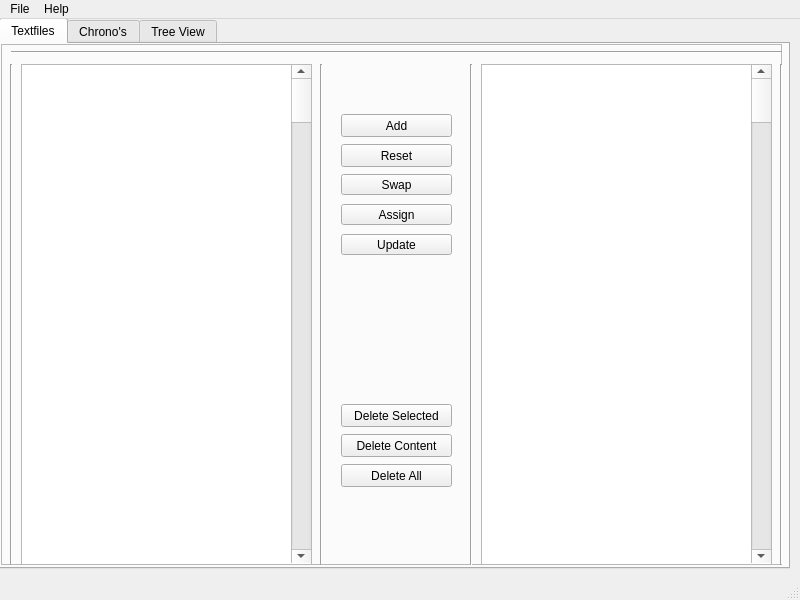
<?xml version="1.0" encoding="UTF-8"?>
<ui version="4.0">
 <class>MainWindow</class>
 <widget class="QMainWindow" name="MainWindow">
  <property name="enabled">
   <bool>true</bool>
  </property>
  <property name="geometry">
   <rect>
    <x>0</x>
    <y>0</y>
    <width>800</width>
    <height>600</height>
   </rect>
  </property>
  <property name="sizePolicy">
   <sizepolicy hsizetype="Fixed" vsizetype="Fixed">
    <horstretch>0</horstretch>
    <verstretch>0</verstretch>
   </sizepolicy>
  </property>
  <property name="minimumSize">
   <size>
    <width>800</width>
    <height>600</height>
   </size>
  </property>
  <property name="maximumSize">
   <size>
    <width>800</width>
    <height>600</height>
   </size>
  </property>
  <property name="windowTitle">
   <string>StreamHelper</string>
  </property>
  <widget class="QWidget" name="centralwidget">
   <widget class="QWidget" name="gridLayoutWidget">
    <property name="geometry">
     <rect>
      <x>-1</x>
      <y>-1</y>
      <width>791</width>
      <height>551</height>
     </rect>
    </property>
    <layout class="QGridLayout" name="gridLayout">
     <property name="sizeConstraint">
      <enum>QLayout::SetMaximumSize</enum>
     </property>
     <item row="1" column="0">
      <widget class="QTabWidget" name="tabWidget">
       <property name="currentIndex">
        <number>0</number>
       </property>
       <widget class="QWidget" name="tab">
        <attribute name="title">
         <string>Textfiles</string>
        </attribute>
        <widget class="QFrame" name="frame">
         <property name="geometry">
          <rect>
           <x>0</x>
           <y>0</y>
           <width>781</width>
           <height>521</height>
          </rect>
         </property>
         <property name="frameShape">
          <enum>QFrame::StyledPanel</enum>
         </property>
         <property name="frameShadow">
          <enum>QFrame::Raised</enum>
         </property>
         <widget class="Line" name="line_5">
          <property name="geometry">
           <rect>
            <x>10</x>
            <y>0</y>
            <width>771</width>
            <height>16</height>
           </rect>
          </property>
          <property name="orientation">
           <enum>Qt::Horizontal</enum>
          </property>
         </widget>
         <widget class="Line" name="line_4">
          <property name="geometry">
           <rect>
            <x>770</x>
            <y>20</y>
            <width>20</width>
            <height>501</height>
           </rect>
          </property>
          <property name="orientation">
           <enum>Qt::Vertical</enum>
          </property>
         </widget>
         <widget class="Line" name="line_2">
          <property name="geometry">
           <rect>
            <x>310</x>
            <y>20</y>
            <width>20</width>
            <height>501</height>
           </rect>
          </property>
          <property name="orientation">
           <enum>Qt::Vertical</enum>
          </property>
         </widget>
         <widget class="Line" name="line">
          <property name="geometry">
           <rect>
            <x>0</x>
            <y>20</y>
            <width>21</width>
            <height>501</height>
           </rect>
          </property>
          <property name="orientation">
           <enum>Qt::Vertical</enum>
          </property>
         </widget>
         <widget class="Line" name="line_3">
          <property name="geometry">
           <rect>
            <x>460</x>
            <y>20</y>
            <width>20</width>
            <height>541</height>
           </rect>
          </property>
          <property name="orientation">
           <enum>Qt::Vertical</enum>
          </property>
         </widget>
         <widget class="QListWidget" name="listWidget">
          <property name="geometry">
           <rect>
            <x>20</x>
            <y>20</y>
            <width>291</width>
            <height>501</height>
           </rect>
          </property>
         </widget>
         <widget class="QListWidget" name="listWidget_2">
          <property name="geometry">
           <rect>
            <x>480</x>
            <y>20</y>
            <width>291</width>
            <height>501</height>
           </rect>
          </property>
         </widget>
         <widget class="QPushButton" name="addButton">
          <property name="geometry">
           <rect>
            <x>340</x>
            <y>70</y>
            <width>111</width>
            <height>23</height>
           </rect>
          </property>
          <property name="toolTip">
           <string>Create new object</string>
          </property>
          <property name="text">
           <string>Add</string>
          </property>
          <property name="icon">
           <iconset>
            <normaloff>images/001-add.png</normaloff>images/001-add.png</iconset>
          </property>
         </widget>
         <widget class="QPushButton" name="swapButton">
          <property name="geometry">
           <rect>
            <x>340</x>
            <y>130</y>
            <width>111</width>
            <height>21</height>
           </rect>
          </property>
          <property name="text">
           <string>Swap</string>
          </property>
          <property name="icon">
           <iconset>
            <normaloff>images/transfer.png</normaloff>images/transfer.png</iconset>
          </property>
          <property name="iconSize">
           <size>
            <width>16</width>
            <height>16</height>
           </size>
          </property>
         </widget>
         <widget class="QPushButton" name="resetButton">
          <property name="geometry">
           <rect>
            <x>340</x>
            <y>100</y>
            <width>111</width>
            <height>23</height>
           </rect>
          </property>
          <property name="toolTip">
           <string>Create new object</string>
          </property>
          <property name="text">
           <string>Reset</string>
          </property>
          <property name="icon">
           <iconset>
            <normaloff>images/replay.png</normaloff>images/replay.png</iconset>
          </property>
         </widget>
         <widget class="QPushButton" name="allDeleteButton">
          <property name="geometry">
           <rect>
            <x>340</x>
            <y>420</y>
            <width>111</width>
            <height>23</height>
           </rect>
          </property>
          <property name="toolTip">
           <string>Create new object</string>
          </property>
          <property name="text">
           <string>Delete All</string>
          </property>
          <property name="icon">
           <iconset>
            <normaloff>images/can.png</normaloff>images/can.png</iconset>
          </property>
         </widget>
         <widget class="QPushButton" name="assignButton">
          <property name="geometry">
           <rect>
            <x>340</x>
            <y>160</y>
            <width>111</width>
            <height>21</height>
           </rect>
          </property>
          <property name="text">
           <string>Assign</string>
          </property>
          <property name="icon">
           <iconset>
            <normaloff>images/027-pointer.png</normaloff>images/027-pointer.png</iconset>
          </property>
          <property name="iconSize">
           <size>
            <width>16</width>
            <height>16</height>
           </size>
          </property>
         </widget>
         <widget class="QPushButton" name="updateButton">
          <property name="geometry">
           <rect>
            <x>340</x>
            <y>190</y>
            <width>111</width>
            <height>21</height>
           </rect>
          </property>
          <property name="text">
           <string>Update</string>
          </property>
          <property name="icon">
           <iconset>
            <normaloff>images/030-share.png</normaloff>images/030-share.png</iconset>
          </property>
          <property name="iconSize">
           <size>
            <width>16</width>
            <height>16</height>
           </size>
          </property>
         </widget>
         <widget class="QScrollBar" name="ScrollBarList1">
          <property name="geometry">
           <rect>
            <x>290</x>
            <y>21</y>
            <width>20</width>
            <height>498</height>
           </rect>
          </property>
          <property name="orientation">
           <enum>Qt::Vertical</enum>
          </property>
         </widget>
         <widget class="QScrollBar" name="ScrollBarList2">
          <property name="geometry">
           <rect>
            <x>750</x>
            <y>21</y>
            <width>20</width>
            <height>498</height>
           </rect>
          </property>
          <property name="orientation">
           <enum>Qt::Vertical</enum>
          </property>
         </widget>
         <widget class="QPushButton" name="deleteButton">
          <property name="geometry">
           <rect>
            <x>340</x>
            <y>360</y>
            <width>111</width>
            <height>23</height>
           </rect>
          </property>
          <property name="toolTip">
           <string>Create new object</string>
          </property>
          <property name="text">
           <string>Delete Selected</string>
          </property>
          <property name="icon">
           <iconset>
            <normaloff>images/can.png</normaloff>images/can.png</iconset>
          </property>
         </widget>
         <widget class="QPushButton" name="deleteButton_2">
          <property name="geometry">
           <rect>
            <x>340</x>
            <y>390</y>
            <width>111</width>
            <height>23</height>
           </rect>
          </property>
          <property name="toolTip">
           <string>Create new object</string>
          </property>
          <property name="text">
           <string>Delete Content</string>
          </property>
          <property name="icon">
           <iconset>
            <normaloff>images/can.png</normaloff>images/can.png</iconset>
          </property>
         </widget>
        </widget>
       </widget>
       <widget class="QWidget" name="tab_2">
        <attribute name="title">
         <string>Chrono's</string>
        </attribute>
        <widget class="QGroupBox" name="chronodown">
         <property name="geometry">
          <rect>
           <x>10</x>
           <y>10</y>
           <width>761</width>
           <height>201</height>
          </rect>
         </property>
         <property name="title">
          <string>Chrono Down</string>
         </property>
        </widget>
       </widget>
       <widget class="QWidget" name="tab_3">
        <attribute name="title">
         <string>Tree View</string>
        </attribute>
        <widget class="QTreeView" name="treeView">
         <property name="geometry">
          <rect>
           <x>0</x>
           <y>0</y>
           <width>401</width>
           <height>521</height>
          </rect>
         </property>
        </widget>
       </widget>
      </widget>
     </item>
    </layout>
   </widget>
  </widget>
  <widget class="QMenuBar" name="menubar">
   <property name="geometry">
    <rect>
     <x>0</x>
     <y>0</y>
     <width>800</width>
     <height>22</height>
    </rect>
   </property>
   <widget class="QMenu" name="menuFile">
    <property name="title">
     <string>File</string>
    </property>
    <addaction name="actionSave"/>
    <addaction name="actionLoad"/>
    <addaction name="separator"/>
    <addaction name="actionQuit"/>
   </widget>
   <widget class="QMenu" name="menuHelp">
    <property name="title">
     <string>Help</string>
    </property>
    <addaction name="actionStreamHelperDocumentation"/>
    <addaction name="separator"/>
    <addaction name="actionAboutStreamHelper"/>
    <addaction name="actionCredits"/>
    <addaction name="separator"/>
    <addaction name="actionLog"/>
   </widget>
   <addaction name="menuFile"/>
   <addaction name="menuHelp"/>
  </widget>
  <widget class="QStatusBar" name="statusbar"/>
  <action name="actionSave">
   <property name="text">
    <string>Save Configuration</string>
   </property>
   <property name="shortcut">
    <string>Ctrl+S</string>
   </property>
  </action>
  <action name="actionLoad">
   <property name="text">
    <string>Load Configuration</string>
   </property>
   <property name="shortcut">
    <string>Ctrl+V, Ctrl+L</string>
   </property>
  </action>
  <action name="actionQuit">
   <property name="text">
    <string>Quit StreamHelper</string>
   </property>
  </action>
  <action name="actionStreamHelperDocumentation">
   <property name="text">
    <string>StreamHelper Documentation</string>
   </property>
   <property name="shortcut">
    <string>F1</string>
   </property>
  </action>
  <action name="actionAboutStreamHelper">
   <property name="text">
    <string>About StreamHelper</string>
   </property>
  </action>
  <action name="actionCredits">
   <property name="text">
    <string>Credits</string>
   </property>
  </action>
  <action name="actionLog">
   <property name="text">
    <string>Log...</string>
   </property>
  </action>
 </widget>
 <tabstops>
  <tabstop>tabWidget</tabstop>
  <tabstop>listWidget</tabstop>
  <tabstop>listWidget_2</tabstop>
  <tabstop>addButton</tabstop>
  <tabstop>swapButton</tabstop>
  <tabstop>resetButton</tabstop>
  <tabstop>allDeleteButton</tabstop>
  <tabstop>assignButton</tabstop>
  <tabstop>updateButton</tabstop>
 </tabstops>
 <resources/>
 <connections/>
</ui>
